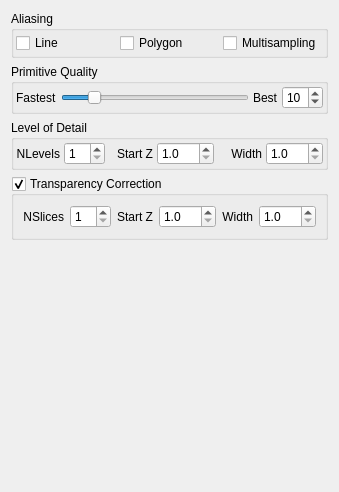
         <widget class="QWidget" name="tab_2">
          <attribute name="title">
           <string>Quality</string>
          </attribute>
          <layout class="QVBoxLayout" name="verticalLayout_20">
           <item>
            <widget class="QGroupBox" name="AliasingGroup">
             <property name="title">
              <string>Aliasing</string>
             </property>
             <property name="checkable">
              <bool>false</bool>
             </property>
             <layout class="QHBoxLayout" name="_5">
              <property name="spacing">
               <number>4</number>
              </property>
              <property name="margin">
               <number>2</number>
              </property>
              <item>
               <widget class="QCheckBox" name="LineAliasingCheck">
                <property name="text">
                 <string>Line</string>
                </property>
               </widget>
              </item>
              <item>
               <widget class="QCheckBox" name="PolygonAliasingCheck">
                <property name="text">
                 <string>Polygon</string>
                </property>
               </widget>
              </item>
              <item>
               <widget class="QCheckBox" name="MultiSamplingCheck">
                <property name="text">
                 <string>Multisampling</string>
                </property>
               </widget>
              </item>
             </layout>
            </widget>
           </item>
           <item>
            <widget class="QGroupBox" name="PrimitivesGroup">
             <property name="sizePolicy">
              <sizepolicy hsizetype="Preferred" vsizetype="Minimum">
               <horstretch>0</horstretch>
               <verstretch>0</verstretch>
              </sizepolicy>
             </property>
             <property name="title">
              <string>Primitive Quality</string>
             </property>
             <layout class="QVBoxLayout" name="verticalLayout_17">
              <property name="spacing">
               <number>4</number>
              </property>
              <property name="margin">
               <number>2</number>
              </property>
              <item>
               <layout class="QHBoxLayout" name="horizontalLayout_12">
                <item>
                 <widget class="QLabel" name="FastestLabel">
                  <property name="text">
                   <string>Fastest</string>
                  </property>
                 </widget>
                </item>
                <item>
                 <widget class="QSlider" name="PrimitiveQualitySlider">
                  <property name="minimum">
                   <number>3</number>
                  </property>
                  <property name="maximum">
                   <number>50</number>
                  </property>
                  <property name="value">
                   <number>10</number>
                  </property>
                  <property name="orientation">
                   <enum>Qt::Horizontal</enum>
                  </property>
                 </widget>
                </item>
                <item>
                 <widget class="QLabel" name="label">
                  <property name="text">
                   <string>Best</string>
                  </property>
                 </widget>
                </item>
                <item>
                 <widget class="QSpinBox" name="PrimitiveQualitySpin">
                  <property name="minimum">
                   <number>3</number>
                  </property>
                  <property name="maximum">
                   <number>50</number>
                  </property>
                  <property name="value">
                   <number>10</number>
                  </property>
                 </widget>
                </item>
               </layout>
              </item>
             </layout>
            </widget>
           </item>
           <item>
            <widget class="QGroupBox" name="LevelOfDetailGroup">
             <property name="title">
              <string>Level of Detail</string>
             </property>
             <layout class="QHBoxLayout" name="horizontalLayout_7">
              <property name="spacing">
               <number>4</number>
              </property>
              <property name="margin">
               <number>2</number>
              </property>
              <item>
               <widget class="QLabel" name="label_81">
                <property name="sizePolicy">
                 <sizepolicy hsizetype="MinimumExpanding" vsizetype="Preferred">
                  <horstretch>0</horstretch>
                  <verstretch>0</verstretch>
                 </sizepolicy>
                </property>
                <property name="text">
                 <string>NLevels</string>
                </property>
                <property name="alignment">
                 <set>Qt::AlignRight|Qt::AlignTrailing|Qt::AlignVCenter</set>
                </property>
               </widget>
              </item>
              <item>
               <widget class="QSpinBox" name="LevelOfDetailNLevelsSpin">
                <property name="toolTip">
                 <string>Number of detail levels to use for rendering primitives (1=no levels of detail)</string>
                </property>
                <property name="minimum">
                 <number>1</number>
                </property>
               </widget>
              </item>
              <item>
               <widget class="QLabel" name="label_82">
                <property name="sizePolicy">
                 <sizepolicy hsizetype="MinimumExpanding" vsizetype="Preferred">
                  <horstretch>0</horstretch>
                  <verstretch>0</verstretch>
                 </sizepolicy>
                </property>
                <property name="text">
                 <string>Start Z</string>
                </property>
                <property name="alignment">
                 <set>Qt::AlignRight|Qt::AlignTrailing|Qt::AlignVCenter</set>
                </property>
               </widget>
              </item>
              <item>
               <widget class="QDoubleSpinBox" name="LevelOfDetailStartZSpin">
                <property name="toolTip">
                 <string>Z-distance from viewpoint at which level of detail rendering is applied</string>
                </property>
                <property name="decimals">
                 <number>1</number>
                </property>
                <property name="minimum">
                 <double>1.000000000000000</double>
                </property>
                <property name="maximum">
                 <double>100.000000000000000</double>
                </property>
               </widget>
              </item>
              <item>
               <widget class="QLabel" name="label_83">
                <property name="sizePolicy">
                 <sizepolicy hsizetype="MinimumExpanding" vsizetype="Preferred">
                  <horstretch>0</horstretch>
                  <verstretch>0</verstretch>
                 </sizepolicy>
                </property>
                <property name="text">
                 <string>Width</string>
                </property>
                <property name="alignment">
                 <set>Qt::AlignRight|Qt::AlignTrailing|Qt::AlignVCenter</set>
                </property>
               </widget>
              </item>
              <item>
               <widget class="QDoubleSpinBox" name="LevelOfDetailWidthSpin">
                <property name="toolTip">
                 <string>Z-width of single level (determining the 'rate of change' of detail levels)</string>
                </property>
                <property name="decimals">
                 <number>1</number>
                </property>
                <property name="minimum">
                 <double>1.000000000000000</double>
                </property>
                <property name="maximum">
                 <double>100.000000000000000</double>
                </property>
               </widget>
              </item>
             </layout>
            </widget>
           </item>
           <item>
            <widget class="QGroupBox" name="TransparencyGroup">
             <property name="title">
              <string>Transparency Correction</string>
             </property>
             <property name="checkable">
              <bool>true</bool>
             </property>
             <layout class="QHBoxLayout" name="horizontalLayout_14">
              <item>
               <widget class="QLabel" name="label_86">
                <property name="sizePolicy">
                 <sizepolicy hsizetype="MinimumExpanding" vsizetype="Preferred">
                  <horstretch>0</horstretch>
                  <verstretch>0</verstretch>
                 </sizepolicy>
                </property>
                <property name="text">
                 <string>NSlices</string>
                </property>
                <property name="alignment">
                 <set>Qt::AlignRight|Qt::AlignTrailing|Qt::AlignVCenter</set>
                </property>
               </widget>
              </item>
              <item>
               <widget class="QSpinBox" name="TransparencyNBinsSpin">
                <property name="toolTip">
                 <string>Number of Z-bins in which to partition triangles</string>
                </property>
                <property name="minimum">
                 <number>1</number>
                </property>
               </widget>
              </item>
              <item>
               <widget class="QLabel" name="label_84">
                <property name="sizePolicy">
                 <sizepolicy hsizetype="MinimumExpanding" vsizetype="Preferred">
                  <horstretch>0</horstretch>
                  <verstretch>0</verstretch>
                 </sizepolicy>
                </property>
                <property name="text">
                 <string>Start Z</string>
                </property>
                <property name="alignment">
                 <set>Qt::AlignRight|Qt::AlignTrailing|Qt::AlignVCenter</set>
                </property>
               </widget>
              </item>
              <item>
               <widget class="QDoubleSpinBox" name="TransparencyStartZSpin">
                <property name="toolTip">
                 <string>Z-distance from viewpoint at which transparent triangle sorting begins</string>
                </property>
                <property name="decimals">
                 <number>1</number>
                </property>
                <property name="minimum">
                 <double>1.000000000000000</double>
                </property>
                <property name="maximum">
                 <double>100.000000000000000</double>
                </property>
               </widget>
              </item>
              <item>
               <widget class="QLabel" name="label_85">
                <property name="sizePolicy">
                 <sizepolicy hsizetype="MinimumExpanding" vsizetype="Preferred">
                  <horstretch>0</horstretch>
                  <verstretch>0</verstretch>
                 </sizepolicy>
                </property>
                <property name="text">
                 <string>Width</string>
                </property>
                <property name="alignment">
                 <set>Qt::AlignRight|Qt::AlignTrailing|Qt::AlignVCenter</set>
                </property>
               </widget>
              </item>
              <item>
               <widget class="QDoubleSpinBox" name="TransparencyBinWidthSpin">
                <property name="toolTip">
                 <string>Width of single Z-bin</string>
                </property>
                <property name="decimals">
                 <number>1</number>
                </property>
                <property name="minimum">
                 <double>1.000000000000000</double>
                </property>
                <property name="maximum">
                 <double>100.000000000000000</double>
                </property>
               </widget>
              </item>
             </layout>
            </widget>
           </item>
           <item>
            <spacer name="verticalSpacer_5">
             <property name="orientation">
              <enum>Qt::Vertical</enum>
             </property>
             <property name="sizeHint" stdset="0">
              <size>
               <width>20</width>
               <height>241</height>
              </size>
             </property>
            </spacer>
           </item>
          </layout>
         </widget>
